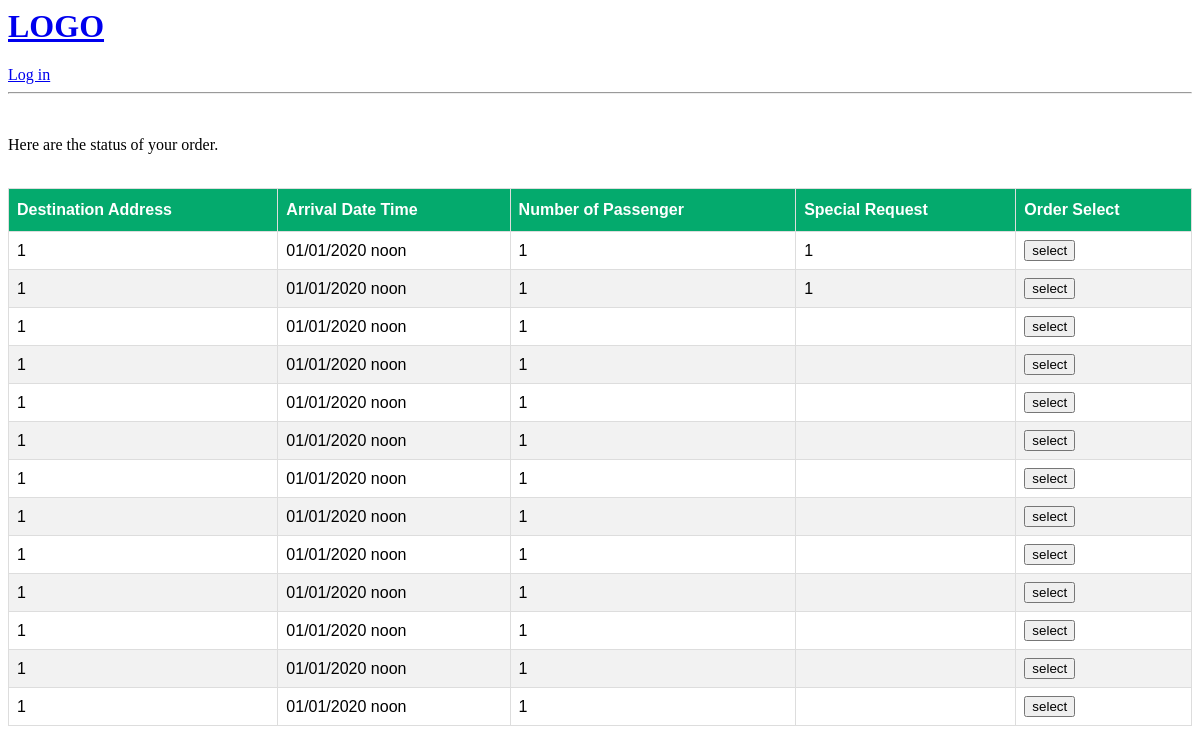
/user/driverSelect/, run on an earlier commit of the app's database.
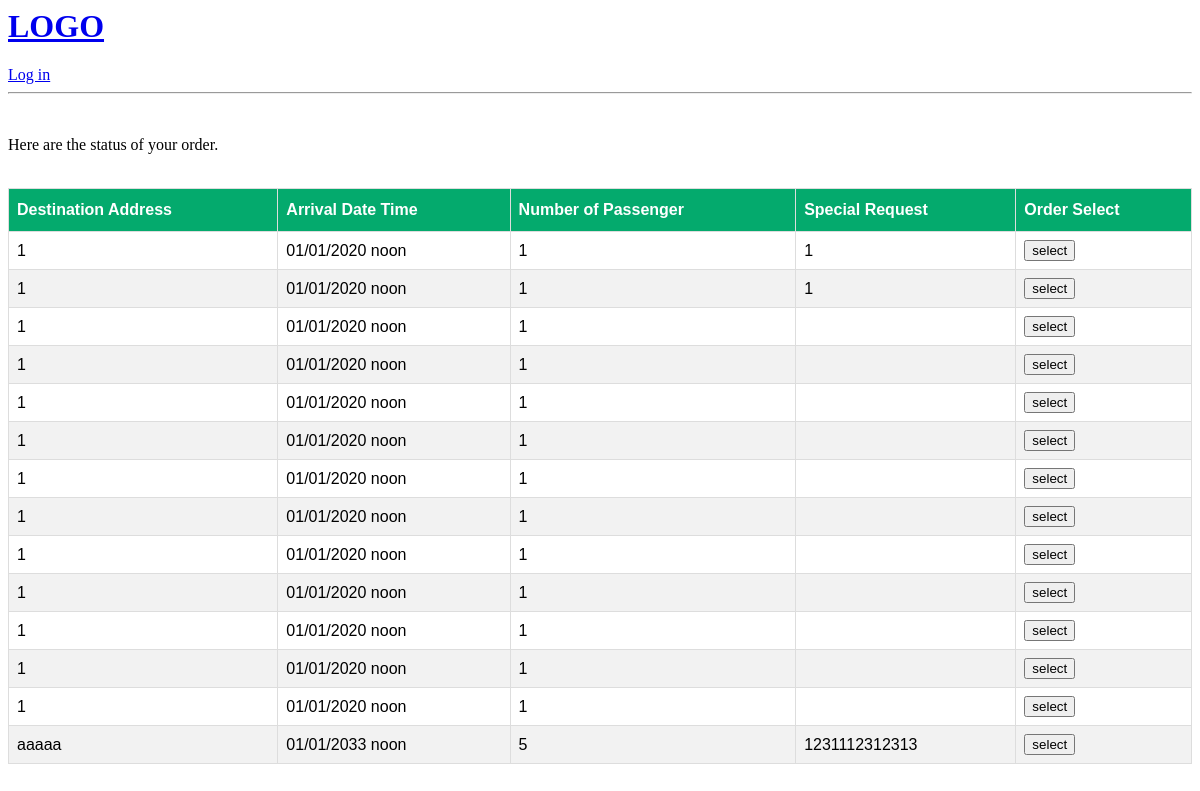
And on a later commit of the database.
### user/models.py (models this page shows, shortened)
class Owner(models.Model):
    owner = models.ForeignKey(User, on_delete=models.CASCADE)
    Destination_Address = models.CharField(max_length=100)
    Arrival_Date_Time = models.DateTimeField(help_text='Format: 2020-01-01 12:00')
    Number_of_Passenger = models.PositiveIntegerField(default=1)
    Vehicle_Type = models.CharField(max_length=20, choices=TYPE_CHOICES, default='--')
    Special_Request = models.CharField(max_length=400, blank=True)
    Share_Or_Not = models.BooleanField()
    Max_Share_Num = models.PositiveIntegerField(help_text='If you do not want to share please choose 0', default=0)
    Status = models.CharField(default='Ongoing', max_length=20)
    Sharers_Name = models.CharField(default='', max_length=50, blank=True)
    Driver_Name = models.CharField(default='', max_length=50, blank=True)
    Driver_License = models.CharField(default='', max_length=50, blank=True)

### user/views.py (the view)
# urls.py: path('driverSelect/',DriverListView.as_view() , name='DriverSelect'),
class DriverListView(ListView):
    template_name = 'user/driver_select.html'
    def get_queryset(self):
        return Owner.objects.filter().order_by('Arrival_Date_Time')

### user/templates/user/driver_select.html (shortened to what this page needs)
{%extends 'main.html'%}
{% load mathfilters %}
{%block content%}
<br>
    <p>
        Here are the status of your order.
    </p>
<br>
<table id="customers">
    <thead>
    <tr>
        <th>Destination Address</th>
        <th>Arrival Date Time</th>
        <th>Number of Passenger</th>
        <th>Special Request</th>
        <th>Order Select</th>
    </tr>
    </thead>
    <tbody>
    {% for ride in object_list %}
    <tr>
    <td>{{ ride.Destination_Address }}</td>
    <td>{{ ride.Arrival_Date_Time|date:"m/d/Y P" }}</td>
    <td>{{ ride.Number_of_Passenger }}</td>
    <td>{{ ride.Special_Request }}</td>
    <td><button onclick= "myFunction()">select</button></td>
    </tr>
    {% endfor %}
    </tbody>
</table>
{% endblock %}

What changed in the data, as far as the page shows it:
added Owner: Destination_Address "aaaaa", Arrival_Date_Time "01/01/2033 noon", Number_of_Passenger "5", Special_Request "1231112312313"
